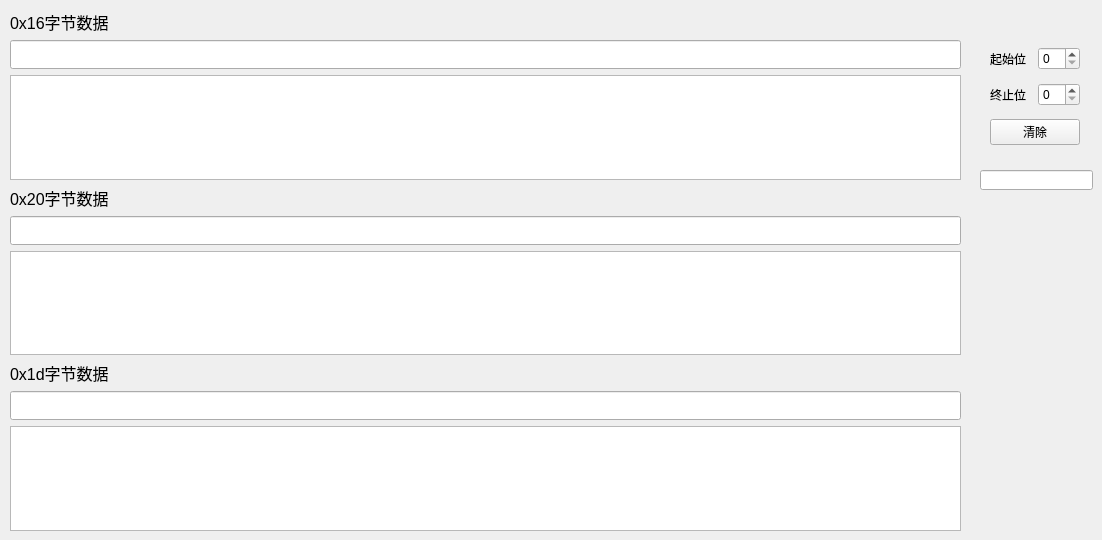
   <widget class="QWidget" name="tab_3">
    <attribute name="title">
     <string>C2L解析</string>
    </attribute>
    <widget class="QWidget" name="layoutWidget">
     <property name="geometry">
      <rect>
       <x>990</x>
       <y>40</y>
       <width>90</width>
       <height>114</height>
      </rect>
     </property>
     <layout class="QVBoxLayout" name="verticalLayout_9">
      <item>
       <layout class="QHBoxLayout" name="horizontalLayout_13">
        <item>
         <widget class="QLabel" name="label_16">
          <property name="text">
           <string>起始位</string>
          </property>
         </widget>
        </item>
        <item>
         <widget class="QSpinBox" name="spinBox_C2L_data_start_bit"/>
        </item>
       </layout>
      </item>
      <item>
       <layout class="QHBoxLayout" name="horizontalLayout_15">
        <item>
         <widget class="QLabel" name="label_17">
          <property name="text">
           <string>终止位</string>
          </property>
         </widget>
        </item>
        <item>
         <widget class="QSpinBox" name="spinBox_C2L_data_stop_bit"/>
        </item>
       </layout>
      </item>
      <item>
       <widget class="QPushButton" name="pushButton_C2L_data_clear">
        <property name="text">
         <string>清除</string>
        </property>
       </widget>
      </item>
     </layout>
    </widget>
    <widget class="QLineEdit" name="lineEdit_C2L_km">
     <property name="geometry">
      <rect>
       <x>980</x>
       <y>170</y>
       <width>113</width>
       <height>20</height>
      </rect>
     </property>
    </widget>
    <widget class="QWidget" name="layoutWidget">
     <property name="geometry">
      <rect>
       <x>10</x>
       <y>10</y>
       <width>951</width>
       <height>521</height>
      </rect>
     </property>
     <layout class="QVBoxLayout" name="verticalLayout_10">
      <item>
       <widget class="QLabel" name="label_20">
        <property name="font">
         <font>
          <pointsize>12</pointsize>
          <weight>50</weight>
          <bold>false</bold>
         </font>
        </property>
        <property name="text">
         <string>0x16字节数据</string>
        </property>
       </widget>
      </item>
      <item>
       <widget class="QLineEdit" name="lineEdit_C2L_ruler">
        <property name="font">
         <font>
          <family>Consolas</family>
          <pointsize>13</pointsize>
          <weight>50</weight>
          <bold>false</bold>
         </font>
        </property>
       </widget>
      </item>
      <item>
       <widget class="QTextBrowser" name="textBrowserC2L_16_data_print">
        <property name="font">
         <font>
          <family>Consolas</family>
          <pointsize>13</pointsize>
          <weight>50</weight>
          <bold>false</bold>
         </font>
        </property>
       </widget>
      </item>
      <item>
       <widget class="QLabel" name="label_19">
        <property name="font">
         <font>
          <pointsize>12</pointsize>
          <weight>50</weight>
          <bold>false</bold>
         </font>
        </property>
        <property name="text">
         <string>0x20字节数据</string>
        </property>
       </widget>
      </item>
      <item>
       <widget class="QLineEdit" name="lineEdit_C2L_ruler_2">
        <property name="font">
         <font>
          <family>Consolas</family>
          <pointsize>13</pointsize>
          <weight>50</weight>
          <bold>false</bold>
         </font>
        </property>
       </widget>
      </item>
      <item>
       <widget class="QTextBrowser" name="textBrowserC2L_20_data_print">
        <property name="font">
         <font>
          <family>Consolas</family>
          <pointsize>13</pointsize>
          <weight>50</weight>
          <bold>false</bold>
         </font>
        </property>
       </widget>
      </item>
      <item>
       <widget class="QLabel" name="label_21">
        <property name="font">
         <font>
          <pointsize>12</pointsize>
          <weight>50</weight>
          <bold>false</bold>
         </font>
        </property>
        <property name="text">
         <string>0x1d字节数据</string>
        </property>
       </widget>
      </item>
      <item>
       <widget class="QLineEdit" name="lineEdit_C2L_ruler_3">
        <property name="font">
         <font>
          <family>Consolas</family>
          <pointsize>13</pointsize>
          <weight>50</weight>
          <bold>false</bold>
         </font>
        </property>
       </widget>
      </item>
      <item>
       <widget class="QTextBrowser" name="textBrowserC2L_1d_data_print_2">
        <property name="font">
         <font>
          <family>Consolas</family>
          <pointsize>13</pointsize>
          <weight>50</weight>
          <bold>false</bold>
         </font>
        </property>
       </widget>
      </item>
     </layout>
    </widget>
   </widget>
